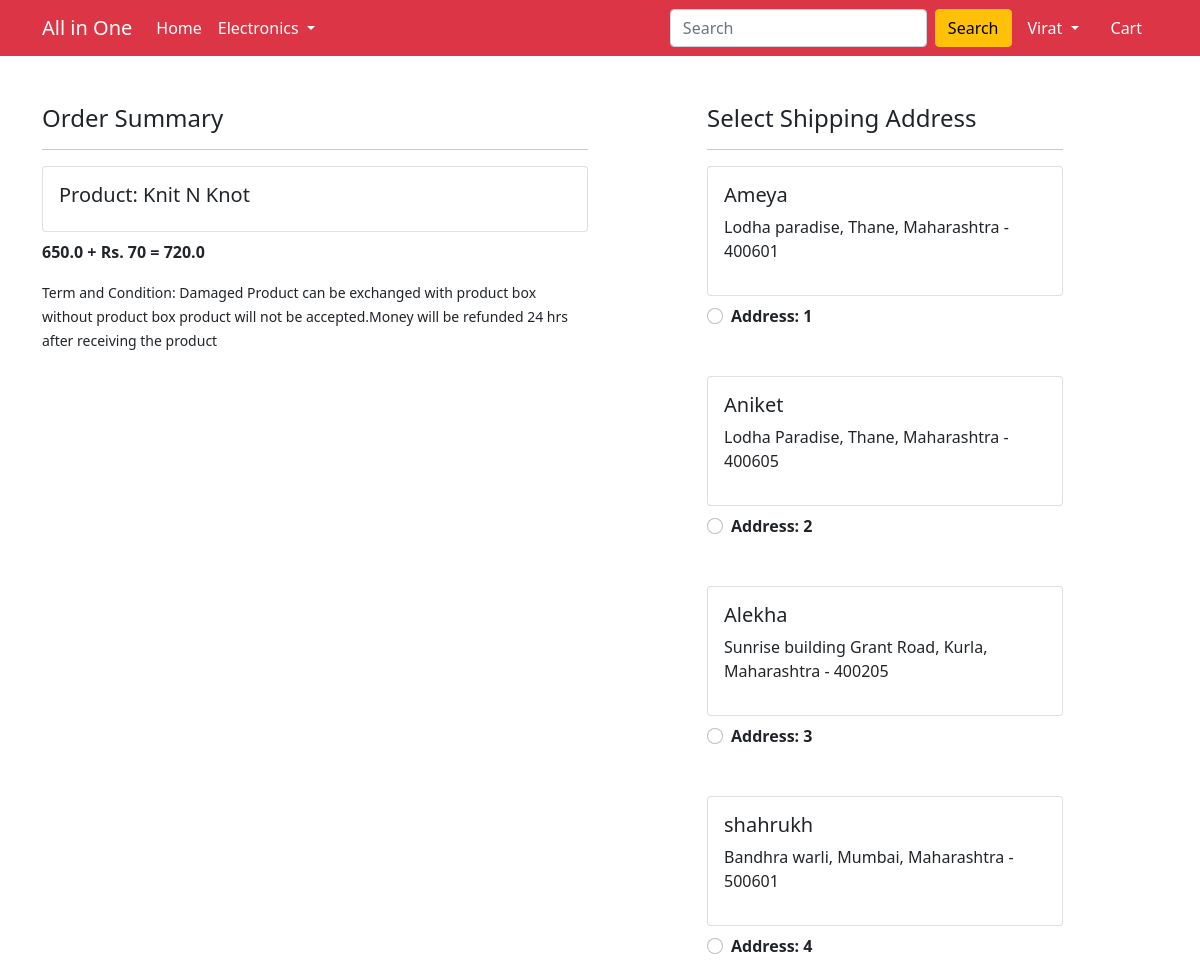
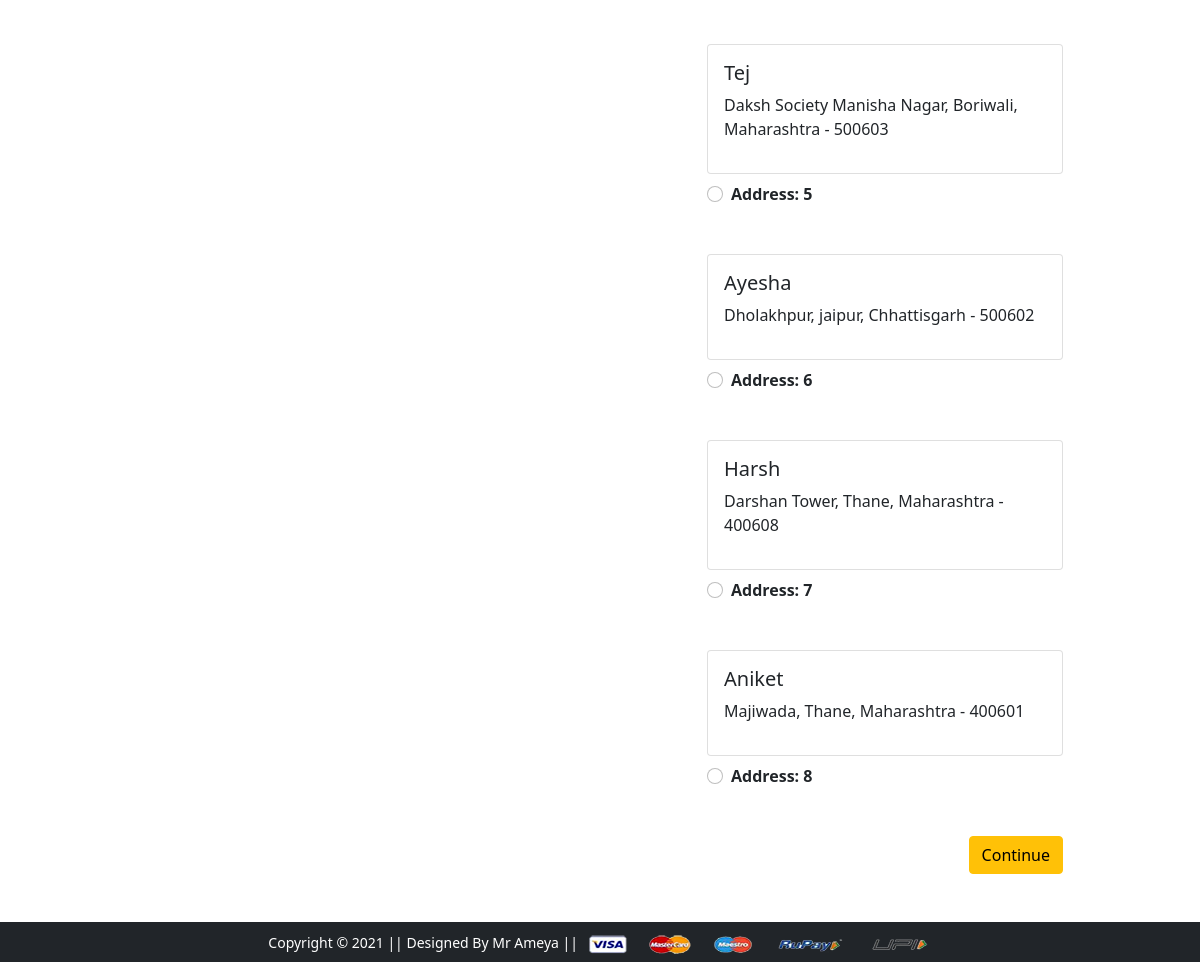
The page /checkoutProduct/1 (signed in) on the database its author committed (2 pictures, top to bottom).
### app/models.py (models this page shows, shortened)
class Product(models.Model):
    title=models.CharField(max_length=200)
    selling_price=models.FloatField()
    discounted_price=models.FloatField()
    description=models.TextField()
    brand=models.CharField(max_length=50)
    category=models.CharField(choices=CATEGORY_CHOICES,max_length=2)
    product_image=models.ImageField(upload_to='products')

class Customer(models.Model):
    user=models.ForeignKey(User,on_delete=models.CASCADE)
    name=models.CharField(max_length=150)
    locality=models.CharField(max_length=200)
    city=models.CharField(max_length=100)
    zipcode=models.IntegerField()
    state=models.CharField(choices=STATE_CHOICES,max_length=100)

### app/views.py (the view)
# urls.py: path('checkoutProduct/<int:id>',views.checkoutProduct,name='checkoutProduct'),
@login_required
def checkoutProduct(request,id):
    user=request.user
    add=Customer.objects.filter(user=user)
    product=Product.objects.get(id=id)
    amount=0.0
    shipping_amount=70
    totalamount=0.0
    amount+=product.discounted_price
    totalamount=amount+shipping_amount
    return render(request, 'app/checkoutProduct.html',{'add':add,'display':product,'totalamount':totalamount})

### app/templates/app/checkoutProduct.html (shortened to what this page needs)
{% extends 'app/base.html' %}
{% load static %}
{% block main-content %}
<div class="container">
 <div class="row mt-5">
  <div class="col-sm-6">
    <h4>Order Summary</h4>
    <hr>
    {% if display %}
    <div class="card mb-2">
      <div class="card-body">
        <h5>Product: {{display.title}}</h5>
      </div>
    </div>
    <p class="fw-bold">{{display.discounted_price}} + Rs. 70 = {{totalamount}}</p>
    {% endif %}
  <small>Term and Condition:  Damaged Product can be exchanged with product box without product box product will not be accepted.Money will be refunded 24 hrs after receiving the product</small>
</div>
  <div class="col-sm-4 offset-sm-1">
    <h4>Select Shipping Address</h4>
    <hr>
    <form action="{% url 'paymentProductdone' display.id %}">
      {% for i in add %}
      <div class="card">
        <div class="card-body">
        <h5>{{i.name}}</h5>
        <p>{{i.locality}}, {{i.city}}, {{i.state}} - {{i.zipcode}}</p>
        </div>
      </div>
        <div class="form-check mt-2 mb-5">
          <input class="form-check-input" type="radio" name="custid" id="custadd{{forloop.counter}}" value="{{i.id}}" required="True">
          <label class="form-check-label fw-bold" for="">
            Address: {{forloop.counter}} </label>
        </div>
        {% endfor %}
        <div class="text-end">
          <button type="submit" class="btn btn-warning">Continue</button>
        </div>
      </form>
    </div>
  </div>
</div>
{% endblock main-content %}

### app/templates/app/base.html (shortened to what this page needs)
<!doctype html>
{% load static %}
<html lang="en">
  <head>
    <link href="https://cdn.jsdelivr.net/npm/bootstrap@5.0.0-beta1/dist/css/bootstrap.min.css" rel="stylesheet">
    <link rel="stylesheet" href="{% static 'app/css/owl.carousel.min.css' %}">
    <link rel="stylesheet" href="{% static 'app/css/all.min.css' %}">
    <link rel="stylesheet" href="{% static 'app/css/style.css' %}">
  </head>
  <body>
    <nav class="navbar navbar-expand-lg navbar-dark bg-danger">
     <div class="container">
       <a class="navbar-brand" href="/">All in One</a>
       <div class="collapse navbar-collapse" id="navbarSupportedContent">
         <ul class="navbar-nav me-auto mb-2 mb-lg-0">
           <li class="nav-item">
             <a class="nav-link active" aria-current="page" href="/">Home</a>
           </li>
           <li class="nav-item dropdown">
             <a class="nav-link dropdown-toggle text-white" href="#" id="electronicsDropdown" data-bs-toggle="dropdown">
               Electronics
             </a>
           </li>
         </ul>
         <form class="d-flex">
           <input class="form-control me-2" type="search" placeholder="Search" aria-label="Search">
           <button class="btn btn-warning" type="submit">Search</button>
         </form>
         <div>
          <ul class="navbar-nav me-auto mb-2 mb-lg-0">
            {% if request.user.is_authenticated %}
           <li class="nav-item dropdown mx-2">
              <a class="nav-link dropdown-toggle text-white" href="#" id="profileDropdown" data-bs-toggle="dropdown">
                {{request.user.first_name}}
              </a>
            </li>
            {% endif %}
            <li class="nav-item mx-2">
             <a href="{% url 'show-cart' %}" class="nav-link text-white"> Cart </a>
            </li>
          </ul>
         </div>
       </div>
     </div>
    </nav>
    {% block main-content %} {% endblock main-content %}
    <footer class="container-fluid bg-dark text-center p-2 mt-5">
        <small class="text-white">Copyright &copy; 2021 || Designed By Mr Ameya || </small>
        <img src="{% static 'app/images/payment.png' %}" alt="" srcset="" class="img-fluid" height="2px">
    </footer>
  </body>
</html>

### rows shown on the page
Product: title "Knit N Knot", discounted_price "650.0"
Customer: name "Ameya", locality "Lodha paradise", city "Thane", state "Maharashtra", zipcode "400601"
Customer: name "Aniket", locality "Lodha Paradise", city "Thane", state "Maharashtra", zipcode "400605"
Customer: name "Alekha", locality "Sunrise building Grant Road", city "Kurla", state "Maharashtra", zipcode "400205"
Customer: name "shahrukh", locality "Bandhra warli", city "Mumbai", state "Maharashtra", zipcode "500601"
Customer: name "Tej", locality "Daksh Society Manisha Nagar", city "Boriwali", state "Maharashtra", zipcode "500603"
Customer: name "Ayesha", locality "Dholakhpur", city "jaipur", state "Chhattisgarh", zipcode "500602"
Customer: name "Harsh", locality "Darshan Tower", city "Thane", state "Maharashtra", zipcode "400608"
Customer: name "Aniket", locality "Majiwada", city "Thane", state "Maharashtra", zipcode "400601"

### other values the page prints
{{ request.user.first_name }} "Virat"
{{ totalamount }} "720.0"
